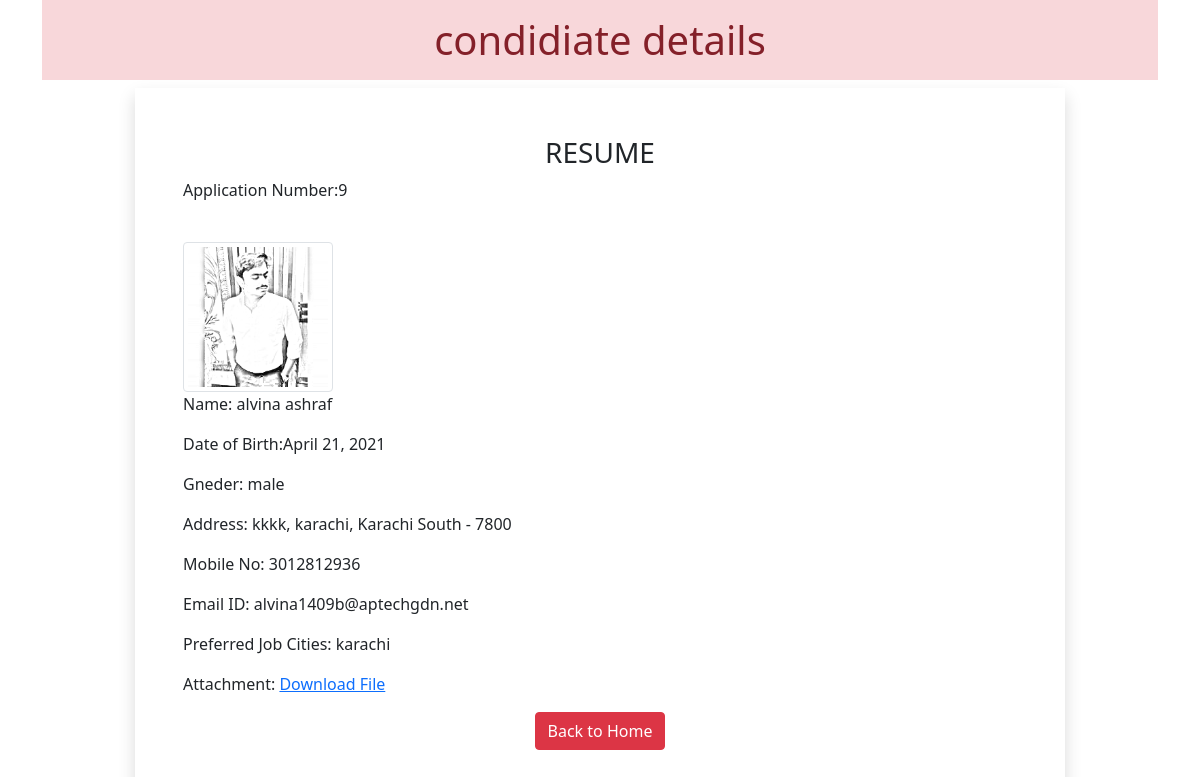
Screenshot of /9 with the database file from the repository.
### resume/models.py (models this page shows)
class Resume(models.Model):
    name=models.CharField(max_length=100)
    dob=models.DateField(auto_now=False,auto_now_add=False)
    gender=models.CharField(max_length=50)
    locality=models.CharField(max_length=100)
    city=models.CharField(max_length=43)
    pin=models.PositiveIntegerField()
    state=models.CharField(choices= STATE_CHOICES, max_length=24)
    mobile=models.PositiveIntegerField()
    email=models.EmailField()
    job_city=models.CharField(max_length=60)
    profile_image=models.ImageField(upload_to='images/' , blank=True)
    my_file=models.FileField(upload_to='doc' , blank=True)

### resume/views.py (the view)
# urls.py: path('<int:pk>',views.candidate.as_view(),name="candidate")
class candidate(View):
    def get(self,request,pk):
        candidate=Resume.objects.get(pk=pk)
        return render(request,'resume/candidate.html',{'candidate':candidate})

### resume/templatetags/myfilter.py (called while the page is built)
@register.filter(name='remove_special')
def remove_chars(value,arg):
    for character in arg:
        value=value.replace(character,"")
        return value

### resume/templates/resume/candidate.html (shortened to what this page needs)
{% load static %}
{% load myfilter%}
<html>
<head>
  <link rel="stylesheet" href="//code.jquery.com/ui/1.12.1/themes/base/jquery-ui.css">
    <link rel="stylesheet" href="https://stackpath.bootstrapcdn.com/bootstrap/5.0.0-alpha2/css/bootstrap.min.css">
<link rel="stylesheet" href="{% static 'resume/css/style.css'%}">
</head>
<body>
<div class="container">
    <h1 class="alert-danger text-center p-3">condidiate details</h1>
<div class=rpw">
    <div class="col-sm-10 shadow p-5 offset-sm-1">
        <h3 class="text-center">RESUME</h3>
        <p class="float-right">Application Number:{{candidate.id}}</p>
<img src="{{candidate.profile_image.url}}" class="img-fluid img-thumbnail mt-4 float-right" width="150" height="150">
        <p>Name:  {{candidate.name}}</p>
        <p> Date of Birth:{{candidate.dob}}</p>
        <p>Gneder: {{candidate.gender}}</p>
     <p>Address: {{candidate.locality}}, {{candidate.city}}, {{candidate.state}} - {{candidate.pin}}</p>
     <p>Mobile No: {{candidate.mobile}}</p>
     <p>Email ID: {{candidate.email}}</p>
     <p>Preferred Job Cities: {{candidate.job_city | remove_special:"[]'"}}</p>
     <p>Attachment: <a href="{{candidate.my_file.url}}">Download File</a></p>
    <div class="text-center">
     <a href="/" class="btn btn-danger">Back to Home</a>
    </div>
</div>
</div>
</body>
</html>

### rows the page displays
Resume: id "9", profile_image (picture), name "alvina ashraf", dob "April 21, 2021", gender "male", locality "kkkk", city "karachi", state "Karachi South", pin "7800", mobile "3012812936", email "alvina1409b@aptechgdn.net", job_city|remove_special "karachi"
